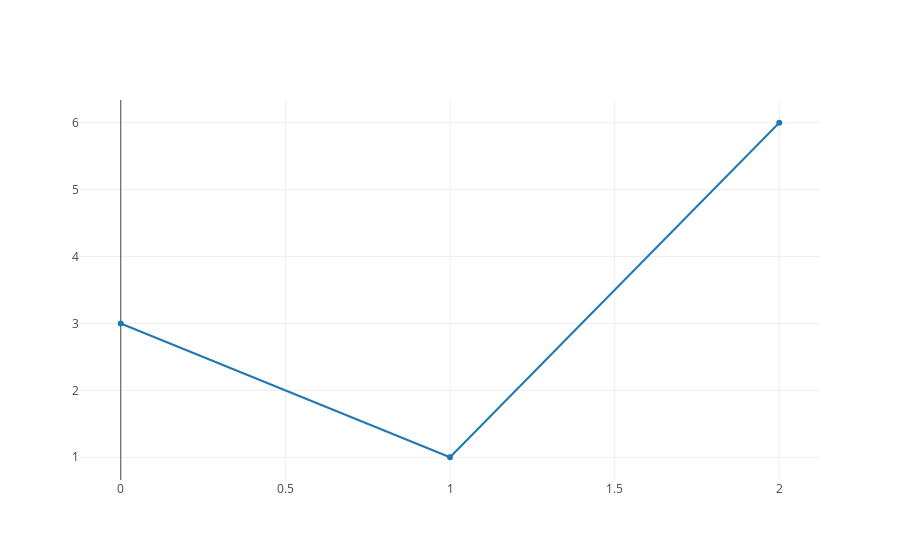

The code cell stored with this chart in its notebook:
### Code cell
py.init_notebook_mode()
py.iplot([{"x":[1,2,3],"y":[3,1,6]}])

### Figure 1 — Plotly figure (JSON) as saved in the notebook; plotly's stock layout.template omitted (floating-point values rounded to 4 significant figures)
{"data": [{"y": [3, 1, 6]}], "layout": {}}
